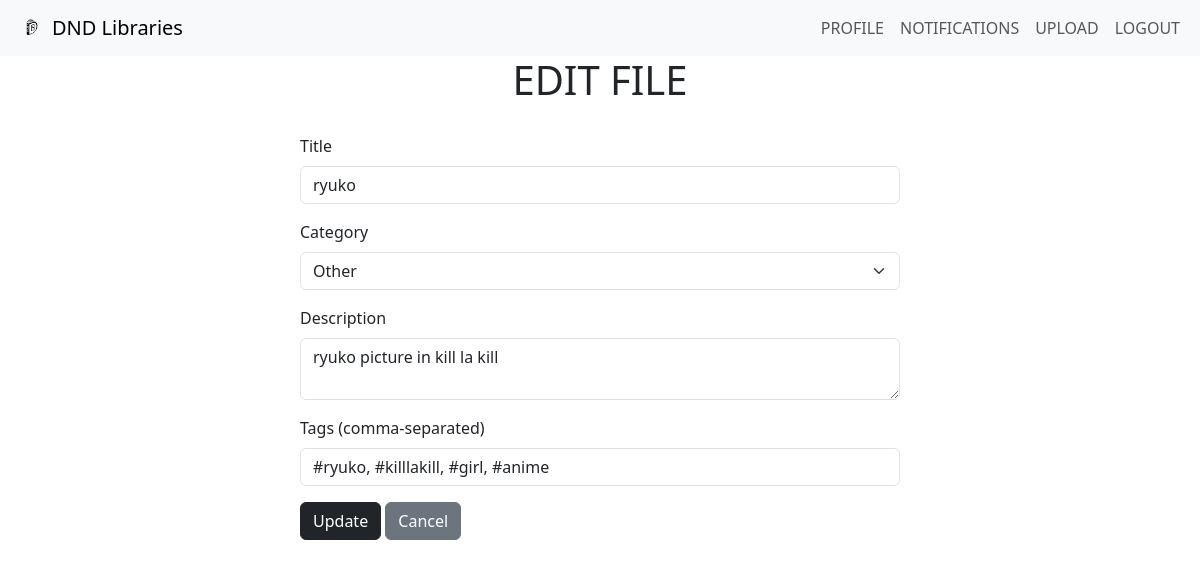
/edit_file.php?fileID=138 (signed in), run on the app's committed database.
### tables this page shows
CREATE TABLE `documents` (
  `file_id` int(11) NOT NULL,
  `file` varchar(255) NOT NULL,
  `title` varchar(255) NOT NULL,
  `category` varchar(50) NOT NULL,
  `description` text DEFAULT NULL,
  `tags` varchar(255) DEFAULT NULL,
  `infoViews` int(11) DEFAULT 0,
  `favorites` int(11) DEFAULT 0,
  `dateCreated` timestamp NOT NULL DEFAULT current_timestamp(),
  `author` varchar(50) DEFAULT NULL,
  `size` int(11) NOT NULL,
  `status` varchar(255) NOT NULL DEFAULT 'inactive',
  `visibility` tinyint(1) DEFAULT 1
);

### edit_file.php (the view, shortened to what this page needs)
<?php
require_once 'config.php';
$fileID = $_GET['fileID'];
$sql = "SELECT * FROM documents WHERE file_id = $fileID";
$result = mysqli_query($mysqli, $sql);
if ($result && mysqli_num_rows($result) > 0) {
    $document = mysqli_fetch_assoc($result);
    $currentTitle = $document['title'];
    $currentCategory = $document['category'];
    $currentDescription = $document['description'];
    $currentTags = $document['tags'];
} else {
    header("Location: index.php");
    exit();
}
?>
<!DOCTYPE html>
<html lang="en">
<head>
    <link rel="stylesheet" href="https://cdn.jsdelivr.net/npm/bootstrap@5.3.2/dist/css/bootstrap.min.css">
    <link rel="stylesheet" href="https://cdnjs.cloudflare.com/ajax/libs/font-awesome/6.0.0-beta3/css/all.min.css">
    <link rel="stylesheet" href="css\bootstrap.min.css">
    <link rel="stylesheet" href="js\bootstrap.bundle.min.js">
</head>
<body>
    <?php include 'navbar.php'; ?>
    <div class="container">
        <h1>EDIT FILE</h1>
        <form action="edit_file.php?fileID=<?php echo $fileID; ?>" method="POST">
            <div class="mb-3">
                <label for="title" class="form-label">Title</label>
                <input type="text" class="form-control" id="title" name="title" placeholder="Title" required value="<?php echo $currentTitle; ?>">
            </div>
            <div class="mb-3">
                <label for="category" class="form-label">Category</label>
                <select class="form-select" id="category" name="category" required>
                    <option value="Other" <?php echo ($currentCategory === 'Other') ? 'selected' : ''; ?>>Other</option>
                </select>
            </div>
            <div class="mb-3">
                <label for="description" class="form-label">Description</label>
                <textarea class="form-control" id="description" name="description" placeholder="Description"><?php echo $currentDescription; ?></textarea>
            </div>
            <div class="mb-3">
                <label for="tags" class="form-label">Tags (comma-separated)</label>
                <input type="text" class="form-control" id="tags" name="tags" placeholder="Tags (comma-separated)" value="<?php echo $currentTags; ?>">
            </div>
            <button type="submit" class="btn btn-dark">Update</button>
            <a href="index.php" class="btn btn-secondary">Cancel</a>
        </form>
    </div>
</body>
</html>

### edit_file.php (style rules this page uses)
body { ; }
form { max-width: 600px; margin: 0 auto; }
h1 { text-align: center; margin-bottom: 30px; }
textarea { resize: vertical; }
.form-control { margin-bottom: 10px; }

### data on the page
documents: title "ryuko", category "Other", description "ryuko picture in kill la kill", tags "#ryuko, #killlakill, #girl, #anime"
